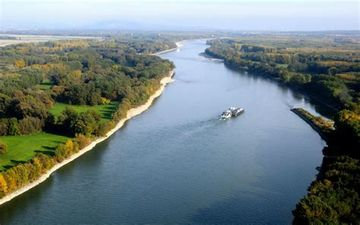
#> input picture Day5/th.jpeg, 360 x 225 px
$ python river.py
#> lines starting #> are read from the running program, lines starting #| are printed output that depends on the picture; after the words box and inside, x2 and y2 are one past the last pixel; in counts of white or black regions, pixels touching at a corner belong together
import cv2 as cv
from cv2 import Laplacian
import numpy as np
import matplotlib.pyplot as plt

img = cv.imread('th.jpeg')
#> img is the input picture: shape (225, 360, 3); mean B, G, R 129.8, 127.5, 113
gray = cv.cvtColor(img, cv.COLOR_BGR2GRAY)
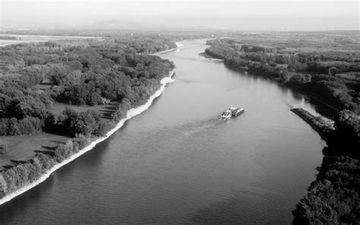
#> gray: shape (225, 360); min 0, max 254, mean 123.4
edges = cv.Canny(gray, 50, 150, apertureSize=3)
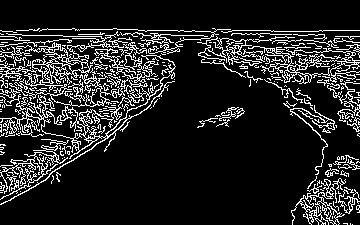
#> edges: shape (225, 360); 14.3% white in thin lines or dots, all inside (x1, y1, x2, y2) = (0, 28, 360, 225)
lines = cv.HoughLines(edges, 1, np.pi/180, 200)
#> lines = None
line2 = cv.HoughLinesP(edges, 1, np.pi/180, 50, minLineLength=100, maxLineGap=10)
#> line2 = 34 rows, first 6: [204, 51, 358, 51], [200, 52, 358, 63], [6, 71, 179, 50], [224, 57, 359, 71], [1, 86, 166, 83], [7, 85, 162, 58]
Laplacian = cv.Laplacian(gray, cv.CV_64FC4)
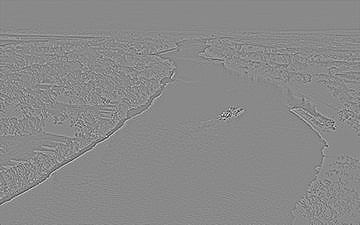
#> Laplacian: shape (225, 360) float64; min -328, max 280, mean 0; drawn with min black and max white
for line in line2:
    x1, y1, x2, y2 = line[0]
    cv.line(img, (x1, y1), (x2, y2), (0, 255, 0), 2)
#> this loop made 34 passes
#> (x1, y1, x2, y2) on passes 1 to 12: (204, 51, 358, 51), (200, 52, 358, 63), (6, 71, 179, 50), (224, 57, 359, 71), (1, 86, 166, 83), (7, 85, 162, 58), (20, 194, 179, 35), (7, 136, 163, 89), (256, 58, 357, 67), (0, 80, 144, 77), (29, 29, 137, 29), (5, 87, 152, 66)
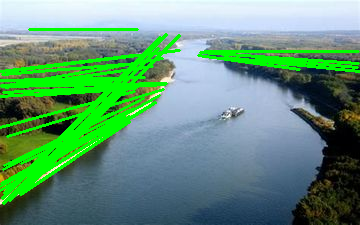
#> img: shape (225, 360, 3); 14.36% of pixels changed, all inside (x1, y1, x2, y2) = (0, 28, 360, 205)
cv.imshow('img', Laplacian)
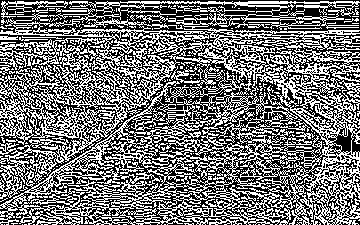
#> window 'img': shape (225, 360); 45.7% white in thin lines or dots
cv.waitKey(0)
cv.destroyAllWindows()
